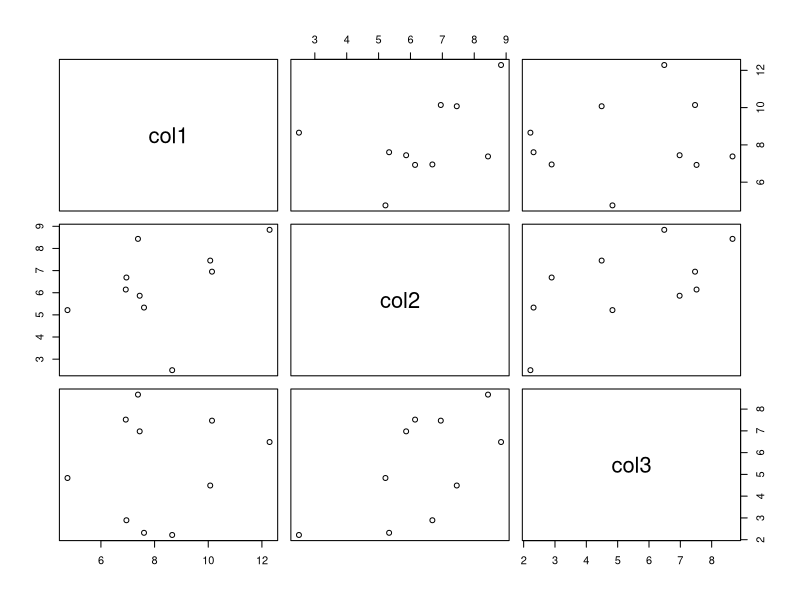
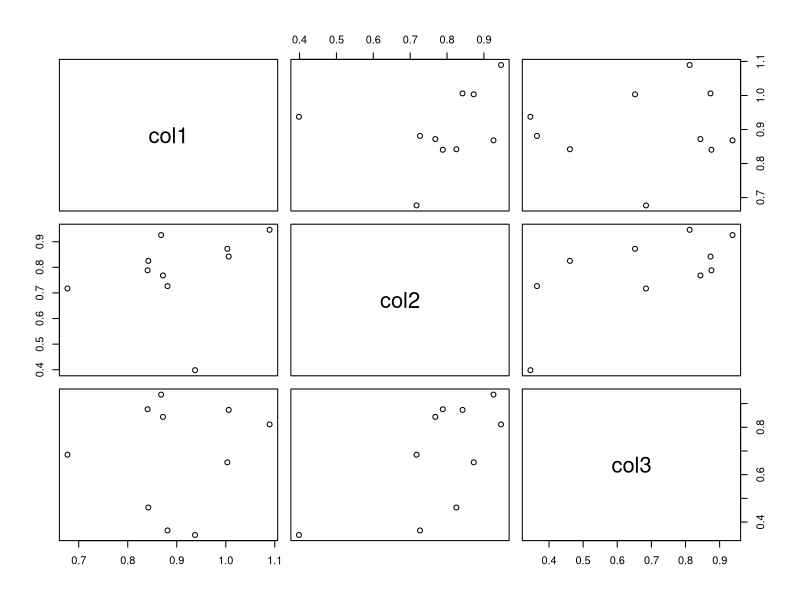
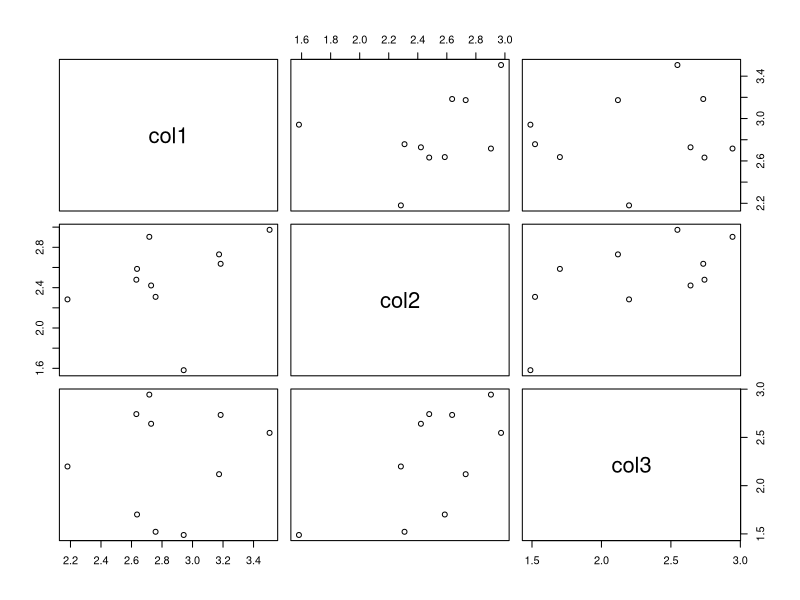
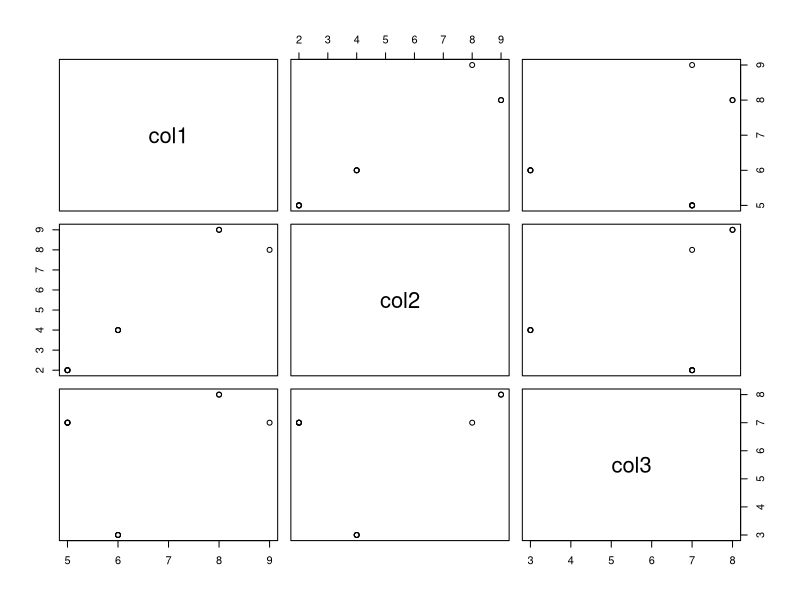
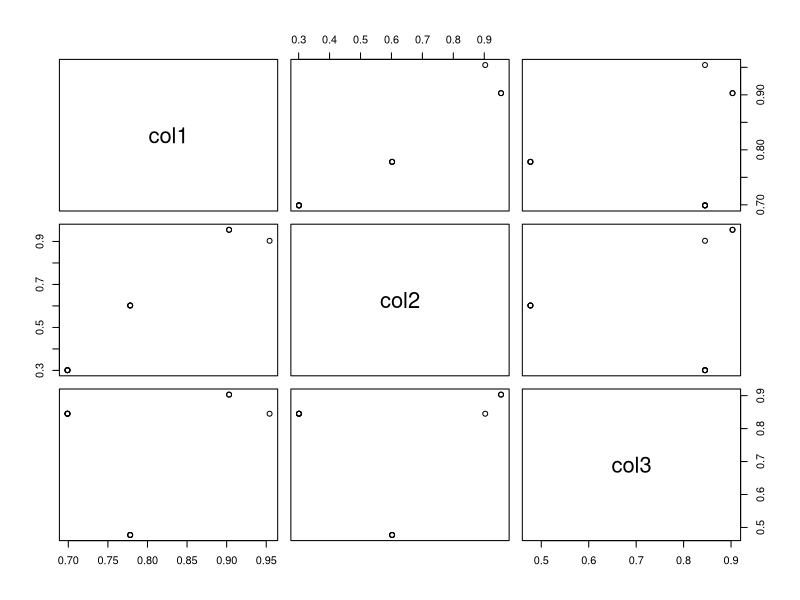
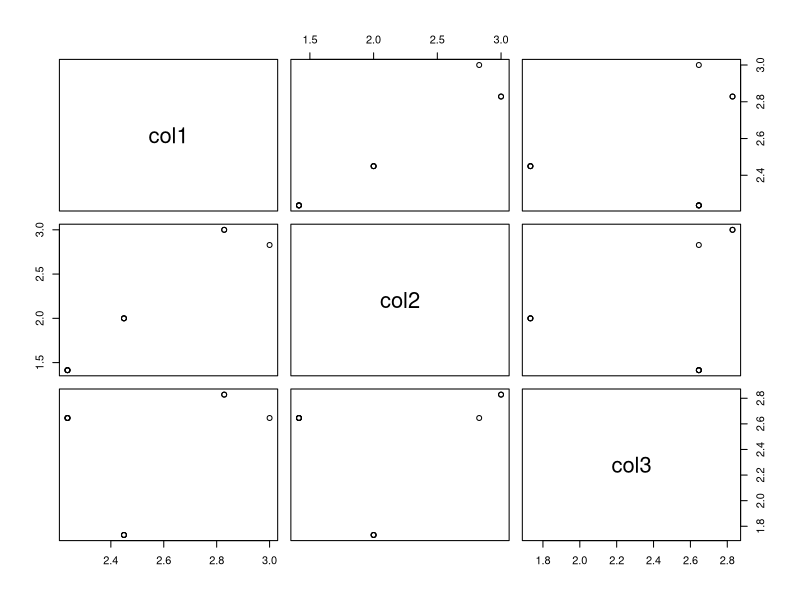

Generate these figures, in order, with R:
#--------------
# 1) Operaciones aritméticas básicas

# Suma
5 + 7

# Resta
5 - 3

# Multiplicación
5 * 7

# División
5/3

# Exponentes
2^3

# Devolver el resto de la división de 5/3
5 %% 3

# Logaritmos y exponenciales :
x = 5/3
log2(x)     # Logarítmo en base 2 de x
log10(x)    # Logarítmo en base 10 de x
exp(x)      # Exponencial de x

# Funciones trigonométricas :
cos(x)    # Coseno de x
sin(x)    # Seno de x
tan(x)    # Tangente de x
acos(x/100)   # Arcoseno de x
asin(x/100)   # Arcseno de x
atan(x/100)   # Arcotangente de x
abs(x)    # Valor absoluto de x
sqrt(x)   # Raíz cuadrada de x



#--------------
# 2) Asignación de valores a objetos o a variables
sitios <- 2         # Número de sitios = 2
sitios = 2          # Otra forma
n.sitios <- "dos"   # Número de sitios como un caracter
dos.sitios <- TRUE  # Objeto lógico

# Imprimir los valores asignados
sitios         # Imprime el número de sitios
print(sitios)  # Otra forma
n.sitios       # Sitios asignados como caracter
dos.sitios     # Sentencia lógica

# Identificar el tipo de asignación
class(sitios)         # Tipología de los sitios
class(n.sitios)       # Tipología del número de sitios
class(dos.sitios)     # Tipología de la sentencia lógica
is.numeric(sitios)    # Identificador: is.numeric(), is.character(), is.logical()
as.character(sitios)  # Cambiar: as.numeric(), as.character(), as.logical()

# Operaciones con las asignaciones
3 * sitios     # Multiplicar 3 por el número de sitios

# Área de un rectángulo
altura <- 20      # Altura del rectángulo
ancho <- 10       # Ancho
área <- altura*ancho   # Cálculo de área
área              # Imprimir el área
print(área)       # Otra forma de imprimir el área
ls()        # Permite visualizar a los objetos creados




#--------------
# 3) Vectores
sitios <- c(2, 3, 2, 3)   # Vector sitios
sitios    # Imprimir el vector

sitios <- c("dos", "tres", "dos", "dos")    # Vector como caracter
sitios

abundancia <- c(TRUE, FALSE, TRUE, TRUE)    # vector con elementos lógicos
abundancia

sitios <- c(2, 3, 2, 3)   # Vector sitios
names(sitios) <- c("dos", "tres", "dos", "dos")   # Nombres de los elementos del vector sitiossitios
sitios <- c(dos= 2, tres= 3, dos= 2, dos= 2)      # Otra forma
sitios

length(sitios)    # Elementos del vector sitios
sitios[2]         # Segundo elemento del vector sitios
sitios[c(1,4)]    # Primer y cuarto elemento del vector
sitios [1:3]      # Tres primeros elementos del vector sitios
sitios [-1]       # Eliminar el primer elemento del vector

sitios[abundancia == TRUE]  # Abundancias con valor verdadero
sitios[sitios >= 2]  # Sitios con abundancias con valores mayor o igual a 2
sitios[sitios != 3]  # Sitios con abundancias diferentes a 3


#--------------
# 4) Operaciones con escalares y vectores

sitios.1 <- c(A = 2, B= 3, C= 2, D= 3)   # Vector sitios en muestreo 1
sitios.1
sitios.2 <- c(A = 4, B= 6, C= 4, D= 5)   # Vector sitios en muestreo 2
sitios.2

sitios * 3            # Producto de los sitios x 2
sitios.1 * sitios.2   # Producto de los sitios 1 y 2

sitios.1 <- c(2, 3, 2, 3)   # Vector sitios en muestreo 1
sitios.1
max(sitios.1)         # Valor máximo
min(sitios.1)         # Valor mínimo
range(sitios.1)       # Rango de los datos del vector
sum(sitios.1)         # Suma de los datos del vector
prod(sitios.1)        # Producto de los datos del vector
mean(sitios.1)        # Promedio de los datos del vector       
sd(sitios.1)          # Desviación estándar 
var(sitios.1)         # Varianza de los datos del vector 
sort(sitios.1)        # Organizar elementos de forma ascendente


#--------------
# 5) Matrices
Matriz <- matrix(1:15, nrow = 3, ncol = 5)    # nrow y nrow: Número de filas y columnas
Matriz

Matriz <- matrix(1:15, nrow = 5, ncol = 3)    # 1:15: Secuencia de valores de 1 a 15
Matriz

Matriz <- matrix(c(1:15),5,3, byrow= FALSE)   # 5,3: Número de filas y columnas
Matriz

# Primera opción para crear una Matriz
Matriz <- matrix(c(5, 6, 7, 8, 9,    # Elementos de la Matriz
                   2, 4, 5, 9, 8,
                   7, 3, 4, 8, 7),   # 15 elementos
                   5,3, byrow=F)     # 5 columnas y 3 filas 
Matriz

# Otra forma con las funciones cbind() o rbind() 
col1 <- c(5, 6, 7, 8, 9)        # Col 1 a 3, son las tres columnas de la Matriz
col2 <- c(2, 4, 5, 9, 8)
col3 <- c(7, 3, 4, 8, 7)
Matriz <- cbind(col1, col2, col3)           # Nombres de las columnas
rownames(Matriz) <- c("A","B","C","D","E")  # Nombres de las filasMatriz
Matriz

# Otra forma con comandos "colnames" y "dimnames"
Matriz <- matrix(
          data = c(5, 6, 7, 8, 9,    # Elementos de la Matriz
                   2, 4, 5, 9, 8,
                   7, 3, 4, 8, 7), 
          nrow = 5, byrow = FALSE,                   # nrow= columnas.
          dimnames = list(c("A","B","C","D","E"),    # dimnames= lista con vector fila y columna 
                     c("col1", "col2", "col3")))
Matriz

# Otra forma con comandos "colnames" y "dimnames"
nombres <- LETTERS[1:nrow(Matriz)]                  # Letras para las filas
colnames(Matriz) <- c("col1","col2","col3")         # Nombres de las columnas
dimnames(Matriz)=(list(nombres,colnames(Matriz)))   # Elaboración de la Matriz
Matriz

# Algunos comandos para las matrices
t(Matriz)         # Transpuesta de la Matriz
ncol(Matriz)      # Número de columnas
nrow(Matriz)      # Número de filas
dim(Matriz)       # Dimensión: Filas y columnas
Matriz[2,]        # Ver la segunda fila (coma a la derecha del dato)
Matriz[,2]        # Ver la segunda columna (coma a la izquierda del dato)
Matriz[2:4,]      # Filas 2 a la 4
Matriz[c(2,4),]   # Filas 2 y 4
Matriz[,"col1"]   # Ver la columna 1
Matriz[3,"col1"]  # Seleccionar el valor de la 3a fila y columna 1
Matriz[3, 1]      # Otra forma para hacer lo anterior
Matriz[3, 1:3]    # Valores de la fila 3 y de las columnas 1:3
Matriz[-3,]       # Excluye a la 3a fila


#--------------
# 6) Operaciones matriciales

Matriz * 3              # Multiplicar por 3
log10(Matriz)           # Logaritmo en base 10
round(log10(Matriz),2)  # Redondear valores a 2 decimales
sqrt(Matriz)            # Raíz cuadrada
rowSums(Matriz)         # Sumas de filas
colSums(Matriz)         # Sumas de columnas
colMeans(Matriz)        # Promedios de columnas
rowMeans(Matriz)        # Promedios de filas
apply(Matriz, 1, mean)  # Promedios de filas
apply(Matriz, 2, mean)  # Promedios de columnas
summary(Matriz)         # Resumen estadístico de las columnas
var(Matriz)             # Matriz de varianza covarianza
cor(Matriz)             # Matriz de correlación
solve(var(Matriz))      # Inversa de la Matriz de varianza covarianza
eigen(var(Matriz))      # Valores y vectores propios



#--------------
# 7) Crear base de datos - data frames
datos <- data.frame(
  "n" = 1:4,                                   # Consecutivo
  "indiv." = c("a", "b", "c", "d"),            # Individuos
  "sexo" = as.character(c("f","f","m","m")),   # Sexo
  "variable" = c(1.2, 3.4, 4.5, 5.6))          # Valor de la variable
datos           # Impresión de los datos
head(datos)     # Muestra los primeros datos
dim(datos)      # Número de filas y de columnas
length(datos)   # Número de columnas
names(datos)    # Nombres de las columnas
str(datos)      # Estructura de la base de datos
class(datos)    # Tipo de estructura
t(datos)        # Transpuesta de la base de datos
is.data.frame(datos)      # Verifica si datos es un data frame
is.data.frame(Matriz)     # Verifica si Matriz es un data frame
Matriz
Matriz1 <- as.data.frame(Matriz)  # Convertir la Matriz a un data frame
Matriz1



#--------------
# 8) Subconjuntos del data frame (datos)

datos
str(datos)      # Estructura de la base de datos
names(datos)    # Nombres de las columnas
datos$indiv.    # Elementos de la columna "indv."
datos[,'indiv.']    # Otra forma de hacer lo anterior
datos[,c(1, 3)]     # Columnas 1 y 3
datos[,-1]          # Excluir columna 1
datos$variable >= 4       # Datos con esta condición
datos[datos$variable >= 4, ]    # Filas con esta condición
datos[datos$variable >= 4, c("indiv.", "variable")]   # Variables con esa condición
subset(datos, variable >= 4)    # Individuos con esa condición

attach(datos)     # attach, permite llamar a las columnas solo dando sus nombres
datos[variable >= 4, ]    # Comando resumido
detach(datos)     # Para finalizar lo anterior


#--------------
# 9) Agregar columnas o filas al data frame (datos)

nivel <- factor(c("bajo","bajo","alto","alto"))   # Factor generado
nivel
datos
datos$grupo <- nivel            # nueva columna llamada "grupo"
datos
datos1 <- cbind(datos, group = nivel)  # otra forma de incluir la nueva columna
datos1


#--------------
# 10) Data frame con valores aleatrorios
Matriz            # Data frame para calculas sus promedios y desviaciones
media = colMeans(Matriz)    # Promedios de las columnas
media
de= sqrt(var(Matriz))       # Desviaciones estándar de las columnas
de
# Generador de números aleatorios: rnorm(n, media, de)
# *Cada corrida es independiente de la anterior
col1 <- abs(round(rnorm(10, 7.0, 1.6),3))   # Números aleatorios de la columna 1
col1
col2 <- abs(round(rnorm(10, 5.6, 2.8),3))   # Números aleatorios de la columna 2
col2
col3 <- abs(round(rnorm(10, 5.8, 2.2),3))   # Números aleatorios de la columna 3
col3
Matriz2 <- cbind(col1, col2, col3)  # Fusión de las columnas
Matriz2
Matriz2 <- data.frame(Matriz2)      # Data Frame - Matriz2
Matriz2
str(Matriz2)          # Estrutura del data frame
x11()                 # Panel gráfico adicional
plot(Matriz2)         # Figura de pares
plot(log10(Matriz2))  # Figura con transformación logarítmica
plot(sqrt(Matriz2))   # Figura con transformación cuadrática



#--------------
# 11) Otra opción de realizar data frame con valores aleatorios
Matriz            # Dataframe para relacionar la numeración de cada fila
# Generar 10 números aleatorios
Matriz3= sample(                  # Muestra a realizar (sample)
         1:nrow(Matriz[1:5,]),    # Filas de la base de datos (1:5)
         size=10,                 # Valores aleatorios a generar
         replace=TRUE)            # Muestreo por reemplazamiento
Matriz3   # Los 10 números, representan el orden en que aparece cada observación
Matriz3<- Matriz[Matriz3, ]       # Data frame generado con 10 obs. aleatorias
Matriz3 <- data.frame(Matriz3)    # Data Frame - Matriz3
head(Matriz3)
str(Matriz3)          # Estructura de Matriz3
x11()                 # Panel gráfico adicional
plot(Matriz3)         # Figura de pares
plot(log10(Matriz3))  # Figura con transformación logarítmica
plot(sqrt(Matriz3))   # Figura con transformación cuadrática
